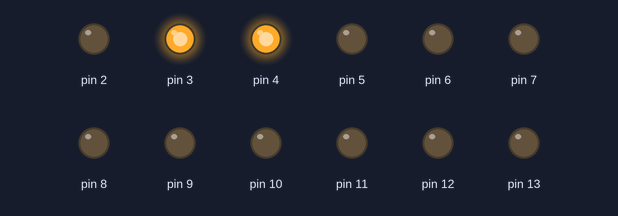
This sketch was run on a simulated Arduino Uno, built with avr-gcc and run on an emulated ATmega328P. Shown: output pins drawn as LEDs (lit = HIGH).

Above: at 0.09 s.
At 0.49 s:
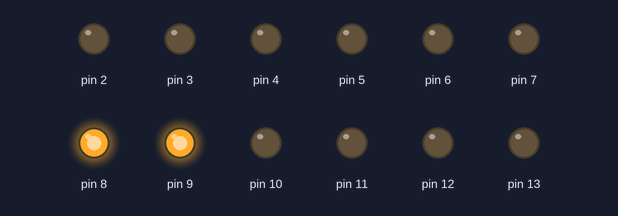
At 0.9 s:
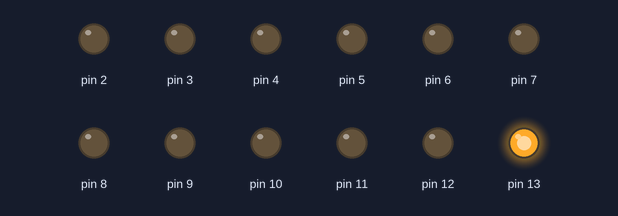
At 1.78 s:
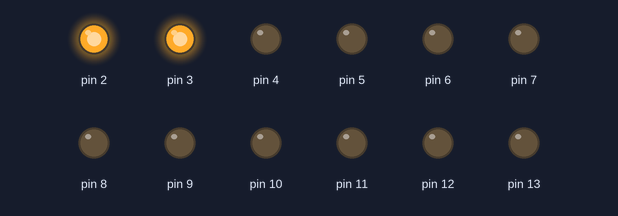
At 2.74 s:
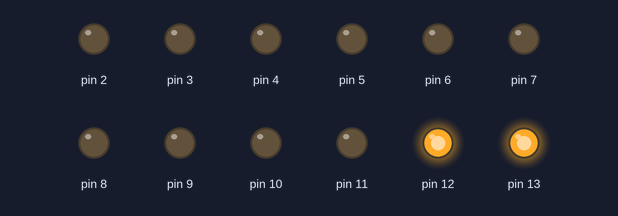
At 3.78 s:
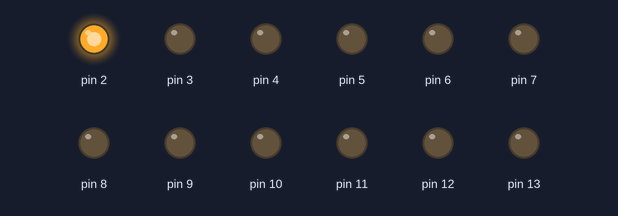
Timing chart, 0 to 4.4 s (numbered marks = the images above):
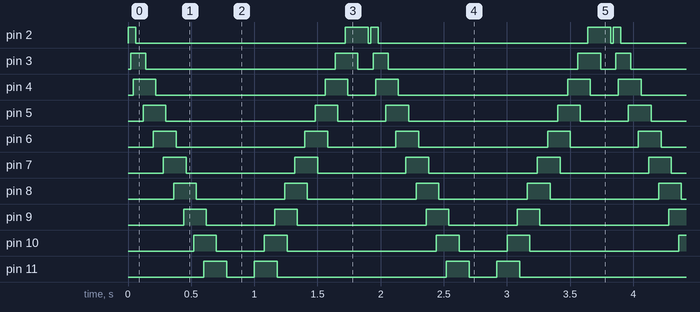

The sketch:

LED_pattern_snake_effect_new.ino
```cpp
void setup()
{
  for (int pin = 2; pin < 14; pin++)
  {
    pinMode(pin, OUTPUT);
  }
}

void loop()
{
  int t = 20;
  for (int i = 2; i < 14; i++)
  {
    digitalWrite(i, HIGH);
    delay(t);
    digitalWrite(i + 1, HIGH);
    delay(t);
    digitalWrite(i + 2, HIGH);
    delay(t);
    digitalWrite(i, LOW);
    delay(t);
    digitalWrite(i + 1, LOW);
  }

  for (int i = 13; i > 1; i--)
  {
    digitalWrite(i, HIGH);
    delay(t);
    digitalWrite(i - 1, HIGH);
    delay(t);
    digitalWrite(i - 2, HIGH);
    delay(t);
    digitalWrite(i, LOW);
    delay(t);
    digitalWrite(i - 1, LOW);
  }
}
```

Measured:
- by itself, pin 2: repeats every 1.9 s: LOW 1.7 s, HIGH 0.18 s, LOW 0.02 s, HIGH 0.06 s
- by itself, pin 3: repeats every 1.9 s: LOW 1.5 s, HIGH 0.18 s, LOW 0.12 s, HIGH 0.12 s
- by itself, pin 4: repeats every 1.9 s: LOW 1.3 s, HIGH 0.18 s, LOW 0.22 s, HIGH 0.18 s
- by itself, pin 5: repeats every 1.9 s: LOW 1.2 s, HIGH 0.18 s, LOW 0.38 s, HIGH 0.18 s
- by itself, pin 6: repeats every 1.9 s: LOW 1.0 s, HIGH 0.18 s, LOW 0.54 s, HIGH 0.18 s
- by itself, pin 7: repeats every 1.9 s: LOW 0.86 s, HIGH 0.18 s, LOW 0.70 s, HIGH 0.18 s
- by itself, pin 8: repeats every 1.9 s: LOW 0.70 s, HIGH 0.18 s, LOW 0.86 s, HIGH 0.18 s
- by itself, pin 9: repeats every 1.9 s: LOW 0.54 s, HIGH 0.18 s, LOW 1.0 s, HIGH 0.18 s
